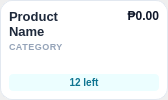
<?xml version="1.0" encoding="UTF-8"?>
<ui version="4.0">
 <class>ProductCard</class>
 <widget class="QWidget" name="ProductCard">
  <property name="geometry">
   <rect>
    <x>0</x>
    <y>0</y>
    <width>168</width>
    <height>100</height>
   </rect>
  </property>
  <property name="minimumSize">
   <size>
    <width>80</width>
    <height>100</height>
   </size>
  </property>
  <property name="maximumSize">
   <size>
    <width>168</width>
    <height>100</height>
   </size>
  </property>
  <layout class="QVBoxLayout" name="verticalLayout">
   <property name="leftMargin">
    <number>0</number>
   </property>
   <property name="topMargin">
    <number>0</number>
   </property>
   <property name="rightMargin">
    <number>0</number>
   </property>
   <property name="bottomMargin">
    <number>0</number>
   </property>
   <item>
    <widget class="QPushButton" name="btn_card">
     <property name="sizePolicy">
      <sizepolicy hsizetype="Expanding" vsizetype="Expanding">
       <horstretch>0</horstretch>
       <verstretch>0</verstretch>
      </sizepolicy>
     </property>
     <property name="minimumSize">
      <size>
       <width>0</width>
       <height>50</height>
      </size>
     </property>
     <property name="maximumSize">
      <size>
       <width>16777215</width>
       <height>150</height>
      </size>
     </property>
     <property name="cursor">
      <cursorShape>PointingHandCursor</cursorShape>
     </property>
     <property name="styleSheet">
      <string notr="true">
        QPushButton {
            background-color: white;
            border: 1px solid #E2E8F0;
            border-radius: 12px;
            text-align: left;
            padding: 10px;
        }
        QPushButton:hover {
            border: 1px solid #22D3EE;
            background-color: #F8FAFC;
        }
        QPushButton:pressed {
            background-color: #F1F5F9;
            border: 1px solid #06B6D4;
        }
      </string>
     </property>
     <layout class="QVBoxLayout" name="vbox_internal">
      <property name="spacing">
       <number>2</number>
      </property>
      <item>
       <layout class="QHBoxLayout" name="hbox_header">
        <item>
         <widget class="QLabel" name="lbl_name">
          <property name="styleSheet">
           <string notr="true">font-size: 13px; font-weight: 650; color: #1E293B; border: none; background: transparent;</string>
          </property>
          <property name="text">
           <string>Product Name</string>
          </property>
          <property name="alignment">
           <set>Qt::AlignmentFlag::AlignLeading|Qt::AlignmentFlag::AlignLeft|Qt::AlignmentFlag::AlignTop</set>
          </property>
          <property name="wordWrap">
           <bool>true</bool>
          </property>
         </widget>
        </item>
        <item>
         <spacer name="horizontalSpacer">
          <property name="orientation">
           <enum>Qt::Orientation::Horizontal</enum>
          </property>
          <property name="sizeHint" stdset="0">
           <size>
            <width>40</width>
            <height>20</height>
           </size>
          </property>
         </spacer>
        </item>
        <item>
         <widget class="QLabel" name="lbl_price">
          <property name="styleSheet">
           <string notr="true">font-size: 13.5px; font-weight: 700; color: #0F172A; border: none; background: transparent;</string>
          </property>
          <property name="text">
           <string>₱0.00</string>
          </property>
          <property name="alignment">
           <set>Qt::AlignmentFlag::AlignRight|Qt::AlignmentFlag::AlignTop</set>
          </property>
         </widget>
        </item>
       </layout>
      </item>
      <item>
       <widget class="QLabel" name="lbl_category">
        <property name="styleSheet">
         <string>font-size: 9px; font-weight: 600; color: #94A3B8; text-transform: uppercase; letter-spacing: 0.5px; border: none; background: transparent;</string>
        </property>
        <property name="text">
         <string>CATEGORY</string>
        </property>
       </widget>
      </item>
      <item>
       <spacer name="vspacer">
        <property name="orientation">
         <enum>Qt::Orientation::Vertical</enum>
        </property>
        <property name="sizeHint" stdset="0">
         <size>
          <width>20</width>
          <height>40</height>
         </size>
        </property>
       </spacer>
      </item>
      <item>
       <widget class="QLabel" name="lbl_stock">
        <property name="styleSheet">
         <string notr="true">
          background-color: #ECFEFF; color: #0E7490;
          padding: 2px; border-radius: 4px; font-weight: 700; font-size: 10px; border: none;
         </string>
        </property>
        <property name="text">
         <string>12 left</string>
        </property>
        <property name="alignment">
         <set>Qt::AlignmentFlag::AlignCenter</set>
        </property>
       </widget>
      </item>
     </layout>
    </widget>
   </item>
  </layout>
 </widget>
 <resources/>
 <connections/>
</ui>
